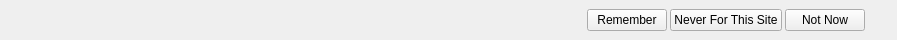
<?xml version="1.0" encoding="UTF-8"?>
<ui version="4.0">
 <class>AutoFillWidget</class>
 <widget class="QWidget" name="AutoFillWidget">
  <property name="geometry">
   <rect>
    <x>0</x>
    <y>0</y>
    <width>897</width>
    <height>40</height>
   </rect>
  </property>
  <property name="sizePolicy">
   <sizepolicy hsizetype="Preferred" vsizetype="Maximum">
    <horstretch>0</horstretch>
    <verstretch>0</verstretch>
   </sizepolicy>
  </property>
  <layout class="QHBoxLayout" name="horizontalLayout_2">
   <property name="spacing">
    <number>3</number>
   </property>
   <property name="leftMargin">
    <number>5</number>
   </property>
   <property name="topMargin">
    <number>4</number>
   </property>
   <property name="rightMargin">
    <number>5</number>
   </property>
   <property name="bottomMargin">
    <number>4</number>
   </property>
   <item>
    <widget class="QLabel" name="icon">
     <property name="sizePolicy">
      <sizepolicy hsizetype="Fixed" vsizetype="Preferred">
       <horstretch>0</horstretch>
       <verstretch>0</verstretch>
      </sizepolicy>
     </property>
     <property name="text">
      <string/>
     </property>
     <property name="pixmap">
      <pixmap resource="../data/icons.qrc">:/icons/other/keys.png</pixmap>
     </property>
    </widget>
   </item>
   <item>
    <widget class="QLabel" name="label">
     <property name="sizePolicy">
      <sizepolicy hsizetype="Expanding" vsizetype="Preferred">
       <horstretch>0</horstretch>
       <verstretch>0</verstretch>
      </sizepolicy>
     </property>
     <property name="text">
      <string/>
     </property>
    </widget>
   </item>
   <item>
    <layout class="QHBoxLayout" name="horizontalLayout">
     <item>
      <widget class="QPushButton" name="remember">
       <property name="sizePolicy">
        <sizepolicy hsizetype="Fixed" vsizetype="Fixed">
         <horstretch>0</horstretch>
         <verstretch>0</verstretch>
        </sizepolicy>
       </property>
       <property name="focusPolicy">
        <enum>Qt::NoFocus</enum>
       </property>
       <property name="text">
        <string>Remember</string>
       </property>
      </widget>
     </item>
     <item>
      <widget class="QPushButton" name="never">
       <property name="sizePolicy">
        <sizepolicy hsizetype="Fixed" vsizetype="Fixed">
         <horstretch>0</horstretch>
         <verstretch>0</verstretch>
        </sizepolicy>
       </property>
       <property name="focusPolicy">
        <enum>Qt::NoFocus</enum>
       </property>
       <property name="text">
        <string>Never For This Site</string>
       </property>
      </widget>
     </item>
     <item>
      <widget class="QPushButton" name="notnow">
       <property name="sizePolicy">
        <sizepolicy hsizetype="Fixed" vsizetype="Fixed">
         <horstretch>0</horstretch>
         <verstretch>0</verstretch>
        </sizepolicy>
       </property>
       <property name="focusPolicy">
        <enum>Qt::NoFocus</enum>
       </property>
       <property name="text">
        <string>Not Now</string>
       </property>
      </widget>
     </item>
    </layout>
   </item>
   <item>
    <widget class="QToolButton" name="closeButton">
     <property name="text">
      <string/>
     </property>
     <property name="autoRaise">
      <bool>true</bool>
     </property>
    </widget>
   </item>
  </layout>
 </widget>
 <resources>
  <include location="../data/icons.qrc"/>
 </resources>
 <connections/>
</ui>
